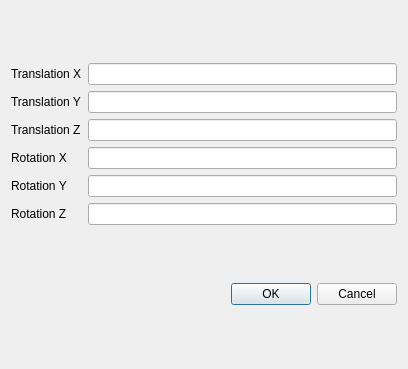
<?xml version="1.0" encoding="UTF-8"?>
<ui version="4.0">
 <class>TransformMatrixDialog</class>
 <widget class="QDialog" name="TransformMatrixDialog">
  <property name="geometry">
   <rect>
    <x>0</x>
    <y>0</y>
    <width>408</width>
    <height>369</height>
   </rect>
  </property>
  <property name="windowTitle">
   <string>Dialog</string>
  </property>
  <layout class="QVBoxLayout" name="verticalLayout">
   <item>
    <layout class="QGridLayout" name="gridLayout">
     <item row="0" column="0">
      <widget class="QLabel" name="label">
       <property name="text">
        <string>Translation X</string>
       </property>
      </widget>
     </item>
     <item row="0" column="1">
      <widget class="QLineEdit" name="xTransLineEdit"/>
     </item>
     <item row="1" column="0">
      <widget class="QLabel" name="label_2">
       <property name="text">
        <string>Translation Y</string>
       </property>
      </widget>
     </item>
     <item row="1" column="1">
      <widget class="QLineEdit" name="yTransLineEdit"/>
     </item>
     <item row="2" column="0">
      <widget class="QLabel" name="label_3">
       <property name="text">
        <string>Translation Z</string>
       </property>
      </widget>
     </item>
     <item row="2" column="1">
      <widget class="QLineEdit" name="zTransLineEdit"/>
     </item>
     <item row="3" column="0">
      <widget class="QLabel" name="label_4">
       <property name="text">
        <string>Rotation X</string>
       </property>
      </widget>
     </item>
     <item row="3" column="1">
      <widget class="QLineEdit" name="xRotLineEdit"/>
     </item>
     <item row="4" column="0">
      <widget class="QLabel" name="label_5">
       <property name="text">
        <string>Rotation Y</string>
       </property>
      </widget>
     </item>
     <item row="4" column="1">
      <widget class="QLineEdit" name="yRotLineEdit"/>
     </item>
     <item row="5" column="0">
      <widget class="QLabel" name="label_6">
       <property name="text">
        <string>Rotation Z</string>
       </property>
      </widget>
     </item>
     <item row="5" column="1">
      <widget class="QLineEdit" name="zRotLineEdit"/>
     </item>
    </layout>
   </item>
   <item>
    <widget class="QDialogButtonBox" name="buttonBox">
     <property name="orientation">
      <enum>Qt::Horizontal</enum>
     </property>
     <property name="standardButtons">
      <set>QDialogButtonBox::Cancel|QDialogButtonBox::Ok</set>
     </property>
    </widget>
   </item>
  </layout>
 </widget>
 <resources/>
 <connections>
  <connection>
   <sender>buttonBox</sender>
   <signal>accepted()</signal>
   <receiver>TransformMatrixDialog</receiver>
   <slot>accept()</slot>
   <hints>
    <hint type="sourcelabel">
     <x>248</x>
     <y>254</y>
    </hint>
    <hint type="destinationlabel">
     <x>157</x>
     <y>274</y>
    </hint>
   </hints>
  </connection>
  <connection>
   <sender>buttonBox</sender>
   <signal>rejected()</signal>
   <receiver>TransformMatrixDialog</receiver>
   <slot>reject()</slot>
   <hints>
    <hint type="sourcelabel">
     <x>316</x>
     <y>260</y>
    </hint>
    <hint type="destinationlabel">
     <x>286</x>
     <y>274</y>
    </hint>
   </hints>
  </connection>
 </connections>
</ui>
